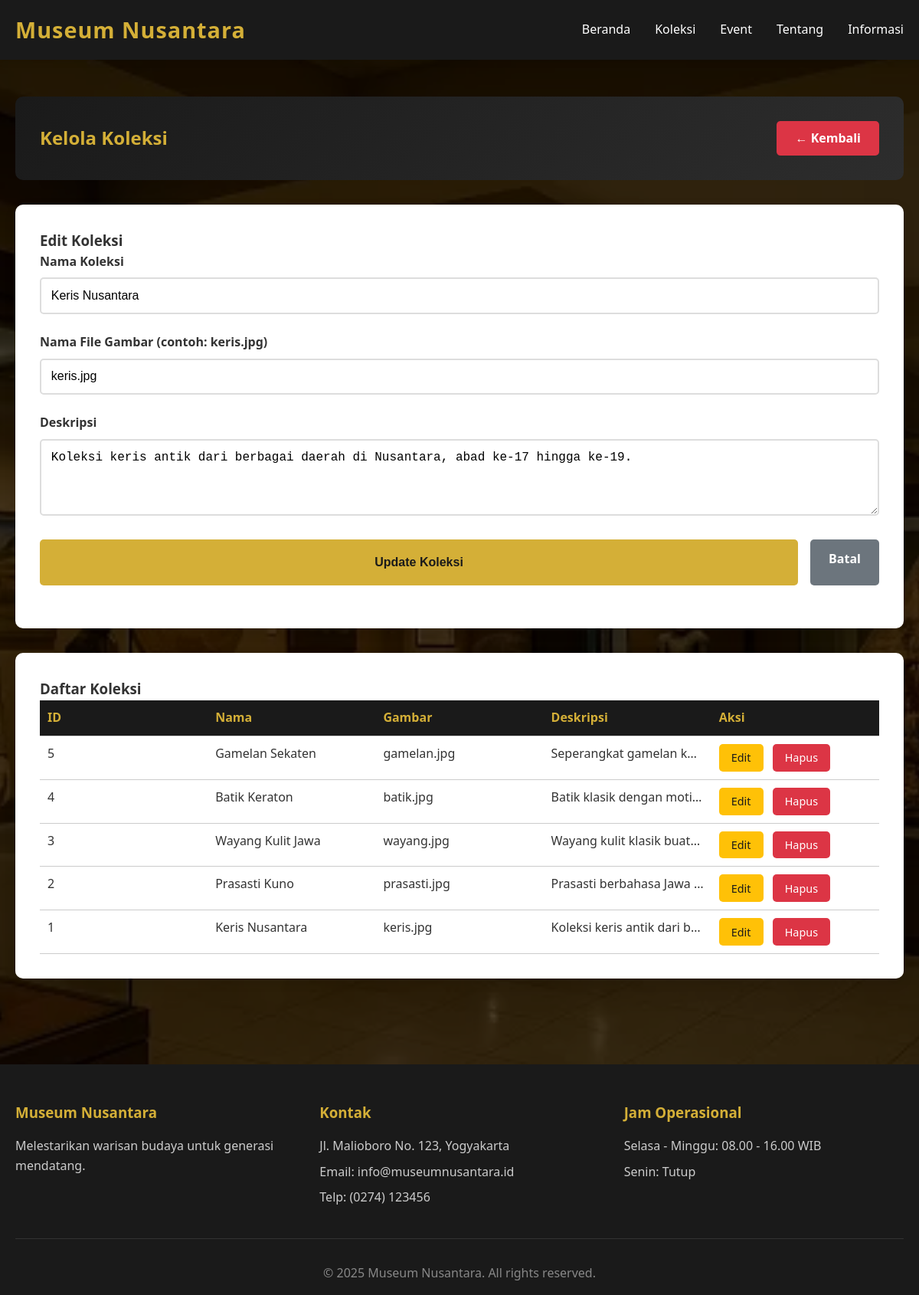
The app's page /admin/koleksi_manage.php?edit=1 (signed in) with its own data.
### tables this page shows
CREATE TABLE koleksi (
    id INT PRIMARY KEY AUTO_INCREMENT,
    nama VARCHAR(200) NOT NULL,
    gambar VARCHAR(255) NOT NULL,
    deskripsi TEXT,
    created_at TIMESTAMP DEFAULT CURRENT_TIMESTAMP
);

### admin/koleksi_manage.php (the view, shortened to what this page needs)
<?php
require_once '../includes/koneksi.php';
$edit_data = null;
if(isset($_GET['edit'])) {
    $id = (int)$_GET['edit'];
    $query = "SELECT * FROM koleksi WHERE id = $id";
    $result = mysqli_query($koneksi, $query);
    $edit_data = mysqli_fetch_assoc($result);
}
$query = "SELECT * FROM koleksi ORDER BY id DESC";
$result = mysqli_query($koneksi, $query);
include '../includes/header.php';
?>
<div class="dashboard">
    <div class="container">
        <div class="dashboard-header">
            <h2>Kelola Koleksi</h2>
            <a href="dashboard.php" class="btn-logout">← Kembali</a>
        </div>
        <div class="table-container" style="margin-bottom: 2rem;">
            <h3><?php echo $edit_data ? 'Edit Koleksi' : 'Tambah Koleksi Baru'; ?></h3>
            <form method="POST" action="">
                <div class="form-group">
                    <label>Nama Koleksi</label>
                    <input type="text" name="nama" required value="<?php echo $edit_data ? htmlspecialchars($edit_data['nama']) : ''; ?>">
                </div>
                <div class="form-group">
                    <label>Nama File Gambar (contoh: keris.jpg)</label>
                    <input type="text" name="gambar" required value="<?php echo $edit_data ? htmlspecialchars($edit_data['gambar']) : ''; ?>">
                </div>
                <div class="form-group">
                    <label>Deskripsi</label>
                    <textarea name="deskripsi" required><?php echo $edit_data ? htmlspecialchars($edit_data['deskripsi']) : ''; ?></textarea>
                </div>
                <div style="display: flex;">
                    <button type="submit" name="<?php echo $edit_data ? 'edit' : 'tambah'; ?>" class="btn-submit">
                        <?php echo $edit_data ? 'Update Koleksi' : 'Tambah Koleksi'; ?>
                    </button>
                    <?php if($edit_data): ?>
                    <a href="koleksi_manage.php" class="btn-back" style="display: inline-block; margin-left: 1rem;">Batal</a>
                    <?php endif; ?>
                </div>
            </form>
        </div>
        <div class="table-container">
            <h3>Daftar Koleksi</h3>
            <table class="table">
                <thead>
                    <tr>
                        <th>ID</th>
                        <th>Nama</th>
                        <th>Gambar</th>
                        <th>Deskripsi</th>
                        <th>Aksi</th>
                    </tr>
                </thead>
                <tbody>
                    <?php while($row = mysqli_fetch_assoc($result)): ?>
                    <tr>
                        <td><?php echo $row['id']; ?></td>
                        <td><?php echo htmlspecialchars($row['nama']); ?></td>
                        <td><?php echo htmlspecialchars($row['gambar']); ?></td>
                        <td><?php echo htmlspecialchars(substr($row['deskripsi'], 0, 80)); ?>...</td>
                        <td>
                            <a href="?edit=<?php echo $row['id']; ?>" class="btn-edit">Edit</a>
                            <a href="?hapus=<?php echo $row['id']; ?>" class="btn-delete" onclick="return confirm('Yakin ingin menghapus?')">Hapus</a>
                        </td>
                    </tr>
                    <?php endwhile; ?>
                </tbody>
            </table>
        </div>
    </div>
</div>
<?php
include '../includes/footer.php';
?>

### assets/style.css (style rules this page uses)
* { margin: 0; padding: 0; box-sizing: border-box; }
body { font-family: 'Segoe UI', Tahoma, Geneva, Verdana, sans-serif; line-height: 1.6; color: #333; background-image: url("museum.jpg"); background-size: cover; background-repeat: no-repeat; background-position: center; }
body::before { content: ""; position: fixed; inset: 0; background: rgba(0, 0, 0, 0.7); z-index: -1; }
.container { max-width: 1200px; margin: 0 auto; padding: 0 20px; }
.form-group { margin-bottom: 1.5rem; }
.form-group label { display: block; margin-bottom: 0.5rem; color: #333; font-weight: 600; }
.form-group input, .form-group textarea, .form-group select { width: 100%; padding: 0.8rem; border: 2px solid #ddd; border-radius: 5px; font-size: 1rem; transition: border-color 0.3s; }
.form-group textarea { resize: vertical; min-height: 100px; }
.btn-submit { width: 100%; height: 60px; padding: 1rem; background-color: #d4af37; color: #1a1a1a; border: none; border-radius: 5px; font-size: 1rem; font-weight: 600; cursor: pointer; transition: background-color 0.3s; }
.dashboard { padding: 3rem 0; }
.dashboard-header { background: linear-gradient(135deg, #1a1a1a 0%, #2d2d2d 100%); color: #fff; padding: 2rem; border-radius: 10px; margin-bottom: 2rem; display: flex; justify-content: space-between; align-items: center; }
.dashboard-header h2 { color: #d4af37; }
.btn-logout { padding: 0.6rem 1.5rem; background-color: #dc3545; color: #fff; text-decoration: none; border-radius: 5px; font-weight: 600; transition: background-color 0.3s; }
.table-container { background: #fff; padding: 2rem; border-radius: 10px; box-shadow: 0 5px 15px rgba(0,0,0,0.1); overflow-x: auto; }
table { width: 100%; border-collapse: collapse; table-layout: fixed; }
th, td { padding: 10px; border-bottom: 1px solid #ccc; text-align: left; vertical-align: top; overflow: hidden; text-overflow: ellipsis; white-space: nowrap; }
th { background-color: #1a1a1a; color: #d4af37; font-weight: 600; }
.btn-edit, .btn-delete { padding: 0.4rem 1rem; text-decoration: none; border-radius: 5px; font-size: 0.9rem; margin-right: 0.5rem; display: inline-block; }
.btn-edit { background-color: #ffc107; color: #1a1a1a; }
.btn-delete { background-color: #dc3545; color: #fff; }
.btn-back { display: inline-block; height: 60px; padding: 0.8rem 1.5rem; background-color: #6c757d; color: #fff; text-decoration: none; border-radius: 5px; margin-bottom: 1.5rem; font-size: 1rem; font-weight: 600; align-items: center; }

### records on screen
koleksi: nama "Keris Nusantara", gambar "keris.jpg", deskripsi "Koleksi keris antik dari berbagai daerah di Nusantara, abad ke-17 hingga ke-19.", id "1", deskripsi "Koleksi keris antik dari b…"
koleksi: id "5", nama "Gamelan Sekaten", gambar "gamelan.jpg", deskripsi "Seperangkat gamelan k…"
koleksi: id "4", nama "Batik Keraton", gambar "batik.jpg", deskripsi "Batik klasik dengan moti…"
koleksi: id "3", nama "Wayang Kulit Jawa", gambar "wayang.jpg", deskripsi "Wayang kulit klasik buat…"
koleksi: id "2", nama "Prasasti Kuno", gambar "prasasti.jpg", deskripsi "Prasasti berbahasa Jawa…"
